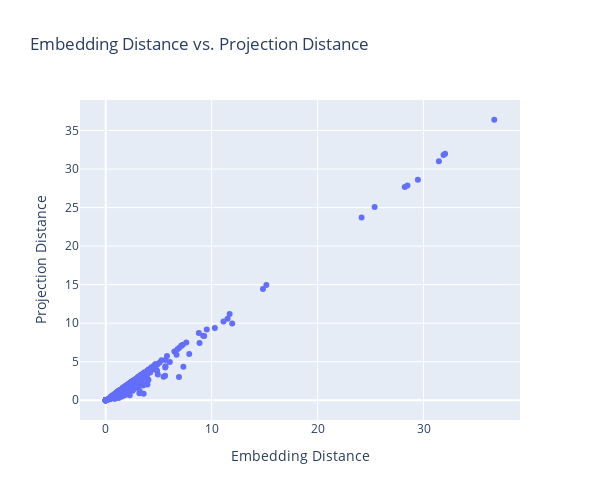

Write notebook code for a chart like this one.
### Code cell
# Now let's scatter plot embedding_distance_color and umap_distance_color
fig = go.Figure(
  data=[
    go.Scatter(x=pca_df['embedding_distance'], y=pca_df['projection_distance'], mode='markers')
  ],
  layout=go.Layout(
    title="Embedding Distance vs. Projection Distance",
    xaxis=dict(title="Embedding Distance"),
    yaxis=dict(title="Projection Distance"),
    height=500,
    width=600
  )
)

fig.show()

### Figure 1 — Plotly figure (JSON) as saved in the notebook; plotly's stock layout.template omitted (floating-point values rounded to 4 significant figures; data arrays with more than 128 entries replaced by an {"elided": "..."} marker saying what was removed)
{"data": [{"mode": "markers", "type": "scatter", "x": {"elided": "492 float values"}, "y": {"elided": "492 float values"}}], "layout": {"height": 500, "title": {"text": "Embedding Distance vs. Projection Distance"}, "width": 600, "xaxis": {"title": {"text": "Embedding Distance"}}, "yaxis": {"title": {"text": "Projection Distance"}}}}
